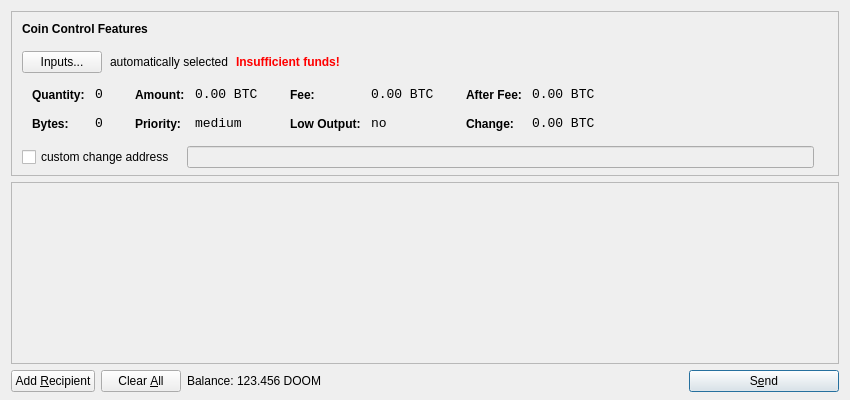
<?xml version="1.0" encoding="UTF-8"?>
<ui version="4.0">
 <class>SendCoinsDialog</class>
 <widget class="QDialog" name="SendCoinsDialog">
  <property name="geometry">
   <rect>
    <x>0</x>
    <y>0</y>
    <width>850</width>
    <height>400</height>
   </rect>
  </property>
  <property name="windowTitle">
   <string>Send Coins</string>
  </property>
  <layout class="QVBoxLayout" name="verticalLayout" stretch="0,1,0">
   <property name="bottomMargin">
    <number>8</number>
   </property>
   <item>
    <widget class="QFrame" name="frameCoinControl">
     <property name="sizePolicy">
      <sizepolicy hsizetype="Expanding" vsizetype="Expanding">
       <horstretch>0</horstretch>
       <verstretch>0</verstretch>
      </sizepolicy>
     </property>
     <property name="maximumSize">
      <size>
       <width>16777215</width>
       <height>16777215</height>
      </size>
     </property>
     <property name="frameShape">
      <enum>QFrame::StyledPanel</enum>
     </property>
     <property name="frameShadow">
      <enum>QFrame::Sunken</enum>
     </property>
     <layout class="QVBoxLayout" name="verticalLayoutCoinControl2">
      <property name="spacing">
       <number>-1</number>
      </property>
      <property name="leftMargin">
       <number>0</number>
      </property>
      <property name="topMargin">
       <number>0</number>
      </property>
      <property name="rightMargin">
       <number>0</number>
      </property>
      <property name="bottomMargin">
       <number>6</number>
      </property>
      <item>
       <layout class="QVBoxLayout" name="verticalLayoutCoinControl" stretch="0,0,0,0,1">
        <property name="spacing">
         <number>0</number>
        </property>
        <property name="leftMargin">
         <number>10</number>
        </property>
        <property name="topMargin">
         <number>10</number>
        </property>
        <item>
         <layout class="QHBoxLayout" name="horizontalLayoutCoinControl1">
          <property name="bottomMargin">
           <number>15</number>
          </property>
          <item>
           <widget class="QLabel" name="labelCoinControlFeatures">
            <property name="sizePolicy">
             <sizepolicy hsizetype="Preferred" vsizetype="Maximum">
              <horstretch>0</horstretch>
              <verstretch>0</verstretch>
             </sizepolicy>
            </property>
            <property name="font">
             <font>
              <weight>75</weight>
              <bold>true</bold>
             </font>
            </property>
            <property name="styleSheet">
             <string notr="true">font-weight:bold;</string>
            </property>
            <property name="text">
             <string>Coin Control Features</string>
            </property>
           </widget>
          </item>
         </layout>
        </item>
        <item>
         <layout class="QHBoxLayout" name="horizontalLayoutCoinControl2" stretch="0,0,0,0">
          <property name="spacing">
           <number>8</number>
          </property>
          <property name="bottomMargin">
           <number>10</number>
          </property>
          <item>
           <widget class="QPushButton" name="pushButtonCoinControl">
            <property name="styleSheet">
             <string notr="true"/>
            </property>
            <property name="text">
             <string>Inputs...</string>
            </property>
           </widget>
          </item>
          <item>
           <widget class="QLabel" name="labelCoinControlAutomaticallySelected">
            <property name="text">
             <string>automatically selected</string>
            </property>
            <property name="margin">
             <number>5</number>
            </property>
           </widget>
          </item>
          <item>
           <widget class="QLabel" name="labelCoinControlInsuffFunds">
            <property name="font">
             <font>
              <weight>75</weight>
              <bold>true</bold>
             </font>
            </property>
            <property name="styleSheet">
             <string notr="true">color:red;font-weight:bold;</string>
            </property>
            <property name="text">
             <string>Insufficient funds!</string>
            </property>
            <property name="margin">
             <number>5</number>
            </property>
           </widget>
          </item>
          <item>
           <spacer name="horizontalSpacerCoinControl">
            <property name="orientation">
             <enum>Qt::Horizontal</enum>
            </property>
            <property name="sizeHint" stdset="0">
             <size>
              <width>40</width>
              <height>1</height>
             </size>
            </property>
           </spacer>
          </item>
         </layout>
        </item>
        <item>
         <widget class="QWidget" name="widgetCoinControl" native="true">
          <property name="sizePolicy">
           <sizepolicy hsizetype="Preferred" vsizetype="Preferred">
            <horstretch>0</horstretch>
            <verstretch>0</verstretch>
           </sizepolicy>
          </property>
          <property name="minimumSize">
           <size>
            <width>0</width>
            <height>0</height>
           </size>
          </property>
          <property name="styleSheet">
           <string notr="true"/>
          </property>
          <layout class="QHBoxLayout" name="horizontalLayoutCoinControl5">
           <property name="margin">
            <number>0</number>
           </property>
           <item>
            <layout class="QHBoxLayout" name="horizontalLayoutCoinControl3" stretch="0,0,0,1">
             <property name="spacing">
              <number>20</number>
             </property>
             <property name="topMargin">
              <number>0</number>
             </property>
             <property name="bottomMargin">
              <number>10</number>
             </property>
             <item>
              <layout class="QFormLayout" name="formLayoutCoinControl1">
               <property name="horizontalSpacing">
                <number>10</number>
               </property>
               <property name="verticalSpacing">
                <number>14</number>
               </property>
               <property name="leftMargin">
                <number>10</number>
               </property>
               <property name="topMargin">
                <number>4</number>
               </property>
               <property name="rightMargin">
                <number>6</number>
               </property>
               <item row="0" column="0">
                <widget class="QLabel" name="labelCoinControlQuantityText">
                 <property name="styleSheet">
                  <string notr="true">font-weight:bold;</string>
                 </property>
                 <property name="text">
                  <string>Quantity:</string>
                 </property>
                 <property name="margin">
                  <number>0</number>
                 </property>
                </widget>
               </item>
               <item row="0" column="1">
                <widget class="QLabel" name="labelCoinControlQuantity">
                 <property name="font">
                  <font>
                   <family>Monospace</family>
                   <pointsize>10</pointsize>
                  </font>
                 </property>
                 <property name="cursor">
                  <cursorShape>IBeamCursor</cursorShape>
                 </property>
                 <property name="contextMenuPolicy">
                  <enum>Qt::ActionsContextMenu</enum>
                 </property>
                 <property name="text">
                  <string notr="true">0</string>
                 </property>
                 <property name="margin">
                  <number>0</number>
                 </property>
                 <property name="textInteractionFlags">
                  <set>Qt::LinksAccessibleByMouse|Qt::TextSelectableByKeyboard|Qt::TextSelectableByMouse</set>
                 </property>
                </widget>
               </item>
               <item row="1" column="0">
                <widget class="QLabel" name="labelCoinControlBytesText">
                 <property name="styleSheet">
                  <string notr="true">font-weight:bold;</string>
                 </property>
                 <property name="text">
                  <string>Bytes:</string>
                 </property>
                </widget>
               </item>
               <item row="1" column="1">
                <widget class="QLabel" name="labelCoinControlBytes">
                 <property name="font">
                  <font>
                   <family>Monospace</family>
                   <pointsize>10</pointsize>
                  </font>
                 </property>
                 <property name="cursor">
                  <cursorShape>IBeamCursor</cursorShape>
                 </property>
                 <property name="contextMenuPolicy">
                  <enum>Qt::ActionsContextMenu</enum>
                 </property>
                 <property name="text">
                  <string notr="true">0</string>
                 </property>
                 <property name="textInteractionFlags">
                  <set>Qt::LinksAccessibleByMouse|Qt::TextSelectableByKeyboard|Qt::TextSelectableByMouse</set>
                 </property>
                </widget>
               </item>
              </layout>
             </item>
             <item>
              <layout class="QFormLayout" name="formLayoutCoinControl2">
               <property name="horizontalSpacing">
                <number>10</number>
               </property>
               <property name="verticalSpacing">
                <number>14</number>
               </property>
               <property name="leftMargin">
                <number>6</number>
               </property>
               <property name="topMargin">
                <number>4</number>
               </property>
               <property name="rightMargin">
                <number>6</number>
               </property>
               <item row="0" column="0">
                <widget class="QLabel" name="labelCoinControlAmountText">
                 <property name="styleSheet">
                  <string notr="true">font-weight:bold;</string>
                 </property>
                 <property name="text">
                  <string>Amount:</string>
                 </property>
                 <property name="margin">
                  <number>0</number>
                 </property>
                </widget>
               </item>
               <item row="0" column="1">
                <widget class="QLabel" name="labelCoinControlAmount">
                 <property name="font">
                  <font>
                   <family>Monospace</family>
                   <pointsize>10</pointsize>
                  </font>
                 </property>
                 <property name="cursor">
                  <cursorShape>IBeamCursor</cursorShape>
                 </property>
                 <property name="contextMenuPolicy">
                  <enum>Qt::ActionsContextMenu</enum>
                 </property>
                 <property name="text">
                  <string notr="true">0.00 BTC</string>
                 </property>
                 <property name="textInteractionFlags">
                  <set>Qt::LinksAccessibleByMouse|Qt::TextSelectableByKeyboard|Qt::TextSelectableByMouse</set>
                 </property>
                </widget>
               </item>
               <item row="1" column="0">
                <widget class="QLabel" name="labelCoinControlPriorityText">
                 <property name="styleSheet">
                  <string notr="true">font-weight:bold;</string>
                 </property>
                 <property name="text">
                  <string>Priority:</string>
                 </property>
                </widget>
               </item>
               <item row="1" column="1">
                <widget class="QLabel" name="labelCoinControlPriority">
                 <property name="font">
                  <font>
                   <family>Monospace</family>
                   <pointsize>10</pointsize>
                  </font>
                 </property>
                 <property name="cursor">
                  <cursorShape>IBeamCursor</cursorShape>
                 </property>
                 <property name="contextMenuPolicy">
                  <enum>Qt::ActionsContextMenu</enum>
                 </property>
                 <property name="text">
                  <string>medium</string>
                 </property>
                 <property name="textInteractionFlags">
                  <set>Qt::LinksAccessibleByMouse|Qt::TextSelectableByKeyboard|Qt::TextSelectableByMouse</set>
                 </property>
                </widget>
               </item>
              </layout>
             </item>
             <item>
              <layout class="QFormLayout" name="formLayoutCoinControl3">
               <property name="horizontalSpacing">
                <number>10</number>
               </property>
               <property name="verticalSpacing">
                <number>14</number>
               </property>
               <property name="leftMargin">
                <number>6</number>
               </property>
               <property name="topMargin">
                <number>4</number>
               </property>
               <property name="rightMargin">
                <number>6</number>
               </property>
               <item row="0" column="0">
                <widget class="QLabel" name="labelCoinControlFeeText">
                 <property name="styleSheet">
                  <string notr="true">font-weight:bold;</string>
                 </property>
                 <property name="text">
                  <string>Fee:</string>
                 </property>
                 <property name="margin">
                  <number>0</number>
                 </property>
                </widget>
               </item>
               <item row="0" column="1">
                <widget class="QLabel" name="labelCoinControlFee">
                 <property name="font">
                  <font>
                   <family>Monospace</family>
                   <pointsize>10</pointsize>
                  </font>
                 </property>
                 <property name="cursor">
                  <cursorShape>IBeamCursor</cursorShape>
                 </property>
                 <property name="contextMenuPolicy">
                  <enum>Qt::ActionsContextMenu</enum>
                 </property>
                 <property name="text">
                  <string notr="true">0.00 BTC</string>
                 </property>
                 <property name="textInteractionFlags">
                  <set>Qt::LinksAccessibleByMouse|Qt::TextSelectableByKeyboard|Qt::TextSelectableByMouse</set>
                 </property>
                </widget>
               </item>
               <item row="1" column="0">
                <widget class="QLabel" name="labelCoinControlLowOutputText">
                 <property name="styleSheet">
                  <string notr="true">font-weight:bold;</string>
                 </property>
                 <property name="text">
                  <string>Low Output:</string>
                 </property>
                </widget>
               </item>
               <item row="1" column="1">
                <widget class="QLabel" name="labelCoinControlLowOutput">
                 <property name="font">
                  <font>
                   <family>Monospace</family>
                   <pointsize>10</pointsize>
                  </font>
                 </property>
                 <property name="cursor">
                  <cursorShape>IBeamCursor</cursorShape>
                 </property>
                 <property name="contextMenuPolicy">
                  <enum>Qt::ActionsContextMenu</enum>
                 </property>
                 <property name="text">
                  <string>no</string>
                 </property>
                 <property name="textInteractionFlags">
                  <set>Qt::LinksAccessibleByMouse|Qt::TextSelectableByKeyboard|Qt::TextSelectableByMouse</set>
                 </property>
                </widget>
               </item>
              </layout>
             </item>
             <item>
              <layout class="QFormLayout" name="formLayoutCoinControl4">
               <property name="horizontalSpacing">
                <number>10</number>
               </property>
               <property name="verticalSpacing">
                <number>14</number>
               </property>
               <property name="leftMargin">
                <number>6</number>
               </property>
               <property name="topMargin">
                <number>4</number>
               </property>
               <property name="rightMargin">
                <number>6</number>
               </property>
               <item row="0" column="0">
                <widget class="QLabel" name="labelCoinControlAfterFeeText">
                 <property name="styleSheet">
                  <string notr="true">font-weight:bold;</string>
                 </property>
                 <property name="text">
                  <string>After Fee:</string>
                 </property>
                 <property name="margin">
                  <number>0</number>
                 </property>
                </widget>
               </item>
               <item row="0" column="1">
                <widget class="QLabel" name="labelCoinControlAfterFee">
                 <property name="font">
                  <font>
                   <family>Monospace</family>
                   <pointsize>10</pointsize>
                  </font>
                 </property>
                 <property name="cursor">
                  <cursorShape>IBeamCursor</cursorShape>
                 </property>
                 <property name="contextMenuPolicy">
                  <enum>Qt::ActionsContextMenu</enum>
                 </property>
                 <property name="text">
                  <string notr="true">0.00 BTC</string>
                 </property>
                 <property name="textInteractionFlags">
                  <set>Qt::LinksAccessibleByMouse|Qt::TextSelectableByKeyboard|Qt::TextSelectableByMouse</set>
                 </property>
                </widget>
               </item>
               <item row="1" column="0">
                <widget class="QLabel" name="labelCoinControlChangeText">
                 <property name="styleSheet">
                  <string notr="true">font-weight:bold;</string>
                 </property>
                 <property name="text">
                  <string>Change:</string>
                 </property>
                </widget>
               </item>
               <item row="1" column="1">
                <widget class="QLabel" name="labelCoinControlChange">
                 <property name="font">
                  <font>
                   <family>Monospace</family>
                   <pointsize>10</pointsize>
                  </font>
                 </property>
                 <property name="cursor">
                  <cursorShape>IBeamCursor</cursorShape>
                 </property>
                 <property name="contextMenuPolicy">
                  <enum>Qt::ActionsContextMenu</enum>
                 </property>
                 <property name="text">
                  <string notr="true">0.00 BTC</string>
                 </property>
                 <property name="textInteractionFlags">
                  <set>Qt::LinksAccessibleByMouse|Qt::TextSelectableByKeyboard|Qt::TextSelectableByMouse</set>
                 </property>
                </widget>
               </item>
              </layout>
             </item>
            </layout>
           </item>
          </layout>
         </widget>
        </item>
        <item>
         <layout class="QHBoxLayout" name="horizontalLayoutCoinControl4" stretch="0,0,0">
          <property name="spacing">
           <number>12</number>
          </property>
          <property name="sizeConstraint">
           <enum>QLayout::SetDefaultConstraint</enum>
          </property>
          <property name="topMargin">
           <number>5</number>
          </property>
          <property name="rightMargin">
           <number>5</number>
          </property>
          <item>
           <widget class="QCheckBox" name="checkBoxCoinControlChange">
            <property name="text">
             <string>custom change address</string>
            </property>
           </widget>
          </item>
          <item>
           <widget class="QLineEdit" name="lineEditCoinControlChange">
            <property name="enabled">
             <bool>false</bool>
            </property>
            <property name="sizePolicy">
             <sizepolicy hsizetype="Expanding" vsizetype="Fixed">
              <horstretch>0</horstretch>
              <verstretch>0</verstretch>
             </sizepolicy>
            </property>
           </widget>
          </item>
          <item>
           <widget class="QLabel" name="labelCoinControlChangeLabel">
            <property name="sizePolicy">
             <sizepolicy hsizetype="Preferred" vsizetype="Expanding">
              <horstretch>0</horstretch>
              <verstretch>0</verstretch>
             </sizepolicy>
            </property>
            <property name="minimumSize">
             <size>
              <width>0</width>
              <height>0</height>
             </size>
            </property>
            <property name="text">
             <string/>
            </property>
            <property name="margin">
             <number>3</number>
            </property>
           </widget>
          </item>
         </layout>
        </item>
        <item>
         <spacer name="verticalSpacerCoinControl">
          <property name="orientation">
           <enum>Qt::Vertical</enum>
          </property>
          <property name="sizeHint" stdset="0">
           <size>
            <width>800</width>
            <height>1</height>
           </size>
          </property>
         </spacer>
        </item>
       </layout>
      </item>
     </layout>
    </widget>
   </item>
   <item>
    <widget class="QScrollArea" name="scrollArea">
     <property name="widgetResizable">
      <bool>true</bool>
     </property>
     <widget class="QWidget" name="scrollAreaWidgetContents">
      <property name="geometry">
       <rect>
        <x>0</x>
        <y>0</y>
        <width>830</width>
        <height>165</height>
       </rect>
      </property>
      <layout class="QVBoxLayout" name="verticalLayout_2">
       <property name="margin">
        <number>0</number>
       </property>
       <item>
        <layout class="QVBoxLayout" name="entries">
         <property name="spacing">
          <number>6</number>
         </property>
        </layout>
       </item>
       <item>
        <spacer name="verticalSpacer">
         <property name="orientation">
          <enum>Qt::Vertical</enum>
         </property>
         <property name="sizeHint" stdset="0">
          <size>
           <width>20</width>
           <height>40</height>
          </size>
         </property>
        </spacer>
       </item>
      </layout>
     </widget>
    </widget>
   </item>
   <item>
    <layout class="QHBoxLayout" name="horizontalLayout">
     <item>
      <widget class="QPushButton" name="addButton">
       <property name="toolTip">
        <string>Send to multiple recipients at once</string>
       </property>
       <property name="text">
        <string>Add &amp;Recipient</string>
       </property>
       <property name="icon">
        <iconset resource="../bitcoin.qrc">
         <normaloff>:/icons/add</normaloff>:/icons/add</iconset>
       </property>
       <property name="autoDefault">
        <bool>false</bool>
       </property>
      </widget>
     </item>
     <item>
      <widget class="QPushButton" name="clearButton">
       <property name="sizePolicy">
        <sizepolicy hsizetype="Minimum" vsizetype="Fixed">
         <horstretch>0</horstretch>
         <verstretch>0</verstretch>
        </sizepolicy>
       </property>
       <property name="toolTip">
        <string>Remove all transaction fields</string>
       </property>
       <property name="text">
        <string>Clear &amp;All</string>
       </property>
       <property name="icon">
        <iconset resource="../bitcoin.qrc">
         <normaloff>:/icons/remove</normaloff>:/icons/remove</iconset>
       </property>
       <property name="autoRepeatDelay">
        <number>300</number>
       </property>
       <property name="autoDefault">
        <bool>false</bool>
       </property>
      </widget>
     </item>
     <item>
      <layout class="QHBoxLayout" name="horizontalLayout_2">
       <property name="spacing">
        <number>3</number>
       </property>
       <item>
        <widget class="QLabel" name="label">
         <property name="text">
          <string>Balance:</string>
         </property>
        </widget>
       </item>
       <item>
        <widget class="QLabel" name="labelBalance">
         <property name="cursor">
          <cursorShape>IBeamCursor</cursorShape>
         </property>
         <property name="text">
          <string>123.456 DOOM</string>
         </property>
         <property name="textInteractionFlags">
          <set>Qt::LinksAccessibleByMouse|Qt::TextSelectableByKeyboard|Qt::TextSelectableByMouse</set>
         </property>
        </widget>
       </item>
      </layout>
     </item>
     <item>
      <spacer name="horizontalSpacer">
       <property name="orientation">
        <enum>Qt::Horizontal</enum>
       </property>
       <property name="sizeHint" stdset="0">
        <size>
         <width>40</width>
         <height>20</height>
        </size>
       </property>
      </spacer>
     </item>
     <item>
      <widget class="QPushButton" name="sendButton">
       <property name="minimumSize">
        <size>
         <width>150</width>
         <height>0</height>
        </size>
       </property>
       <property name="toolTip">
        <string>Confirm the send action</string>
       </property>
       <property name="text">
        <string>S&amp;end</string>
       </property>
       <property name="icon">
        <iconset resource="../bitcoin.qrc">
         <normaloff>:/icons/send</normaloff>:/icons/send</iconset>
       </property>
       <property name="default">
        <bool>true</bool>
       </property>
      </widget>
     </item>
    </layout>
   </item>
  </layout>
 </widget>
 <resources>
  <include location="../bitcoin.qrc"/>
 </resources>
 <connections/>
</ui>
